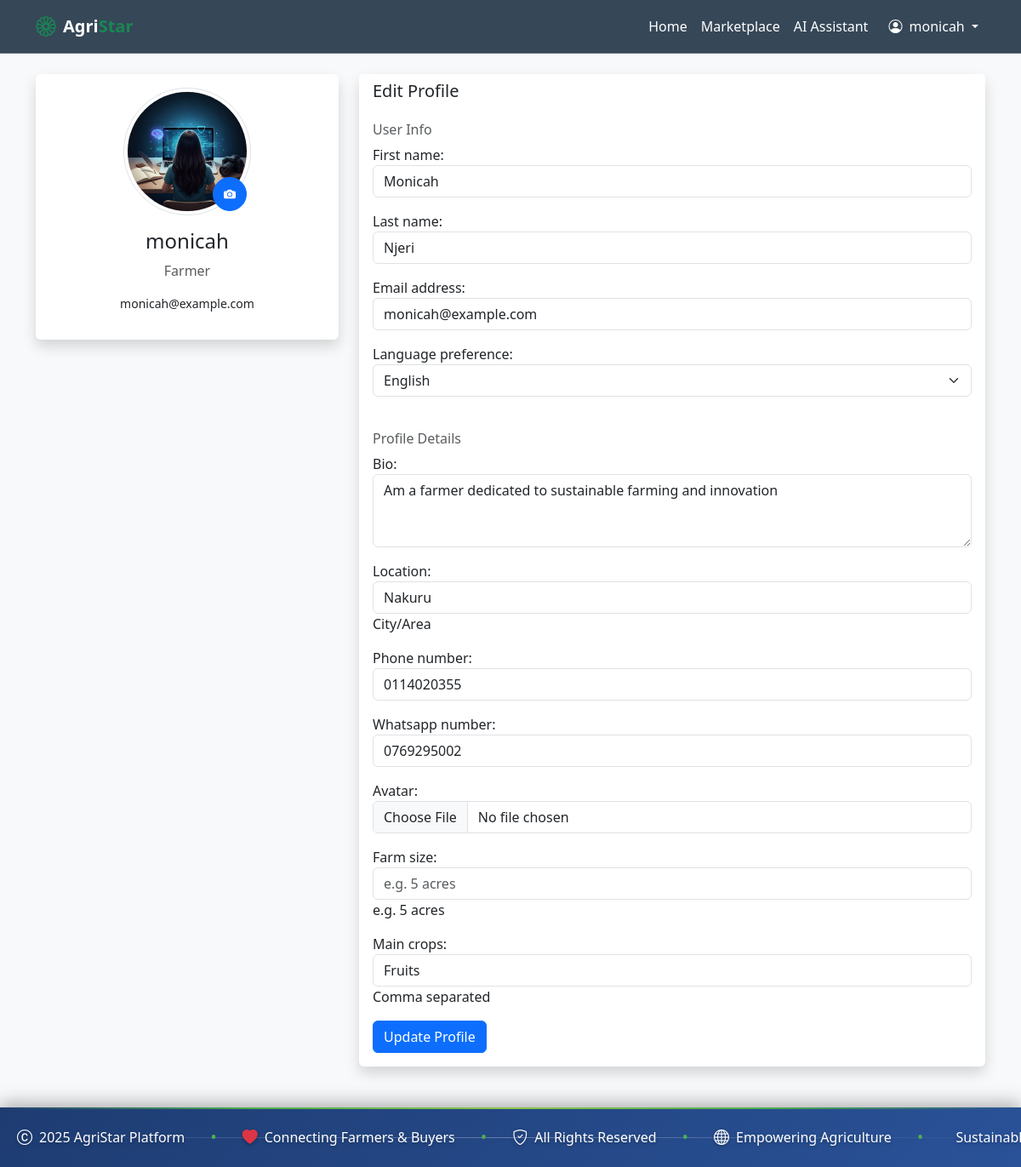
The app's page /users/profile/edit/ (signed in), older data.
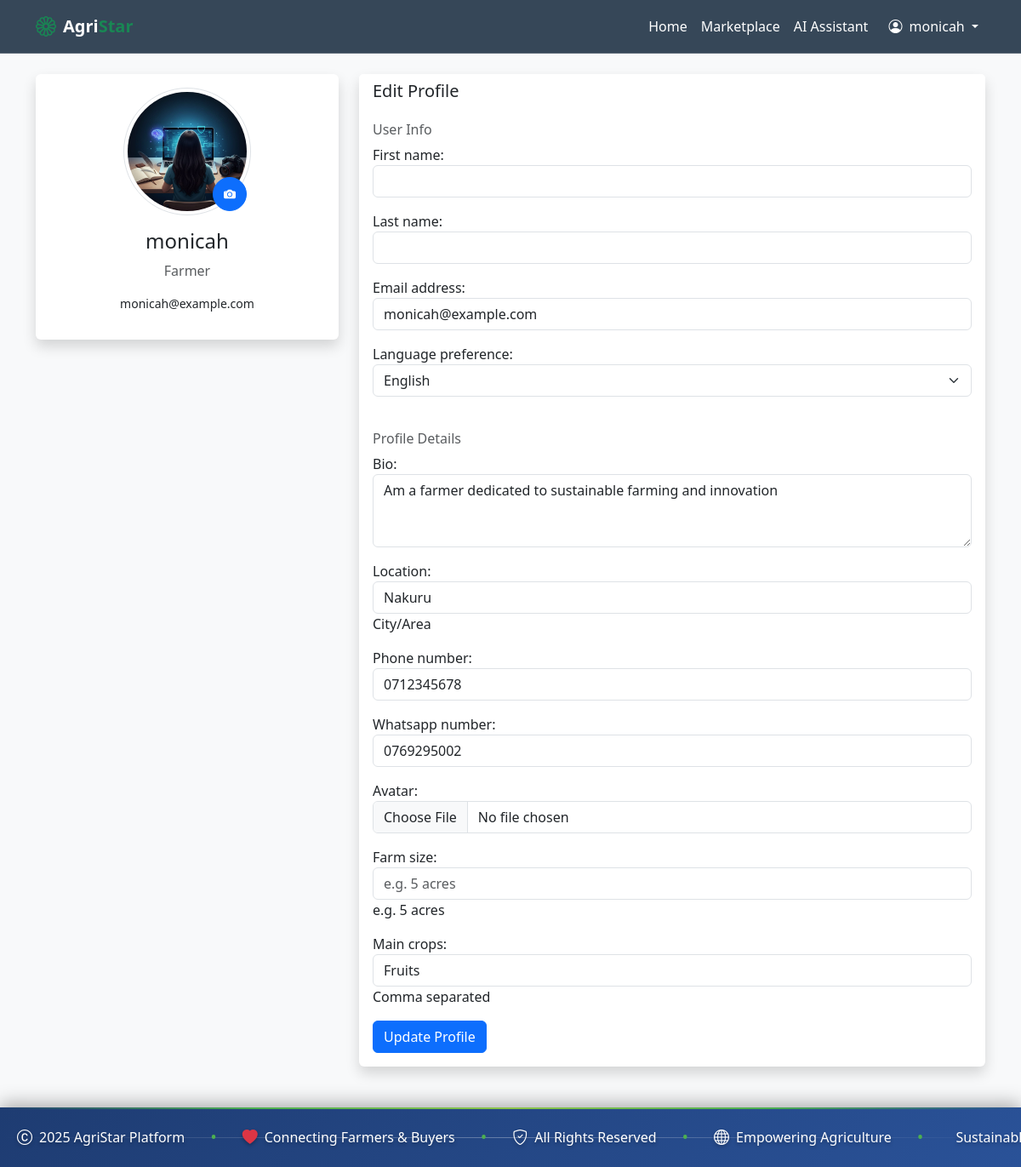
The same page, newer data.
### users/models.py (models this page shows, shortened)
class User(AbstractUser):
    class Role(models.TextChoices):
        FARMER = 'FARMER', _('Farmer')
        BUYER = 'BUYER', _('Buyer')
        SUPPLIER = 'SUPPLIER', _('Supplier')
        RIDER = 'RIDER', _('Rider')
        ADMIN = 'ADMIN', _('Admin')
    role = models.CharField(
        max_length=20,
        choices=Role.choices,
        default=Role.FARMER
    )
    language_preference = models.CharField(
        max_length=10,
        choices=[('en', 'English'), ('sw', 'Kiswahili')],
        default='en'
    )

class Profile(models.Model):
    user = models.OneToOneField(User, on_delete=models.CASCADE, related_name='profile')
    display_name = models.CharField(max_length=100, blank=True, help_text="Public name to show (e.g. Farm Name)")
    bio = models.TextField(blank=True, max_length=500)
    location = models.CharField(max_length=100, blank=True, help_text="City/Area")
    address = models.CharField(max_length=200, blank=True, help_text="Street address")
    phone_number = models.CharField(max_length=20, blank=True)
    whatsapp_number = models.CharField(max_length=20, blank=True)
    avatar = models.ImageField(upload_to='avatars/', default='avatars/default.png')
    is_verified = models.BooleanField(default=False)
    latitude = models.DecimalField(max_digits=9, decimal_places=6, null=True, blank=True)
    longitude = models.DecimalField(max_digits=9, decimal_places=6, null=True, blank=True)
    county = models.ForeignKey('County', on_delete=models.SET_NULL, null=True, blank=True)
    sub_county = models.ForeignKey('SubCounty', on_delete=models.SET_NULL, null=True, blank=True)
    ward = models.ForeignKey('Ward', on_delete=models.SET_NULL, null=True, blank=True)
    farm_size = models.CharField(max_length=50, blank=True, help_text="e.g. 5 acres")
    main_crops = models.CharField(max_length=200, blank=True, help_text="Comma separated")
    company_name = models.CharField(max_length=100, blank=True)
    buyer_type = models.CharField(
        max_length=50,
        blank=True,
        choices=[
            ('MARKETPLACE', 'Marketplace Seller'),
            ('INDIVIDUAL', 'Individual Consumer'),
            ('RESTAURANT', 'Restaurant/Hotel'),
            ('RETAILER', 'Retail Shop'),
        ],
        help_text="Type of buyer"
    )
    favorite_farmers = models.ManyToManyField(
        User,
        related_name='favorited_by_buyers',
        blank=True,
    )
    business_name = models.CharField(max_length=100, blank=True, help_text="For marketplace sellers/businesses")
    marketplace_location = models.CharField(max_length=200, blank=True, help_text="Where your marketplace/business is located")

### users/views.py (the view)
# urls.py: path('profile/edit/', views.edit_profile, name='edit_profile'),
@login_required
def edit_profile(request):
    if request.method == 'POST':
        u_form = UserUpdateForm(request.POST, instance=request.user)
        p_form = ProfileUpdateForm(request.POST, request.FILES, instance=request.user.profile)
        if u_form.is_valid() and p_form.is_valid():
            u_form.save()
            p_form.save()
            messages.success(request, f'Your account has been updated!')
            return redirect('profile')
    else:
        u_form = UserUpdateForm(instance=request.user)
        p_form = ProfileUpdateForm(instance=request.user.profile)
    context = {
        'u_form': u_form,
        'p_form': p_form
    }
    return render(request, 'users/profile_edit.html', context)

### users/forms.py
class UserUpdateForm(forms.ModelForm):
    class Meta:
        model = User
        fields = ['first_name', 'last_name', 'email', 'language_preference']
        widgets = {
            'first_name': forms.TextInput(attrs={'class': 'form-control'}),
            'last_name': forms.TextInput(attrs={'class': 'form-control'}),
            'email': forms.EmailInput(attrs={'class': 'form-control'}),
            'language_preference': forms.Select(attrs={'class': 'form-select'}),
        }

### templates/users/profile_edit.html (shortened to what this page needs)
{% extends 'base.html' %}
{% load static %}
{% block content %}
<div class="row">
    <div class="col-md-4 mb-4">
        <div class="card shadow border-0">
            <div class="card-body text-center">
                <div class="position-relative d-inline-block mb-3">
                    <img src="{{ user.profile.avatar.url }}" id="profilePhoto" class="rounded-circle img-thumbnail"
                        style="width: 150px; height: 150px; object-fit: cover;">
                    <button type="button" class="btn btn-primary btn-sm rounded-circle position-absolute"
                        style="bottom: 5px; right: 5px; width: 40px; height: 40px; padding: 0;" data-bs-toggle="modal"
                        data-bs-target="#photoOptionsModal">
                        <i class="bi bi-camera-fill"></i>
                    </button>
                </div>
                <h4>{{ user.username }}</h4>
                <p class="text-muted">{{ user.get_role_display }}</p>
                <p class="small">{{ user.email }}</p>
            </div>
        </div>
    </div>
    <div class="col-md-8">
        <div class="card shadow border-0">
            <div class="card-header bg-white border-0">
                <h5 class="mb-0">Edit Profile</h5>
            </div>
            <div class="card-body">
                <form method="POST" enctype="multipart/form-data">
                    <fieldset class="mb-4">
                        <legend class="h6 text-muted">User Info</legend>
                        {{ u_form.as_p }}
                    </fieldset>
                    <fieldset>
                        <legend class="h6 text-muted">Profile Details</legend>
                        {{ p_form.as_p }}
                    </fieldset>
                    <button type="submit" class="btn btn-primary">Update Profile</button>
                </form>
            </div>
        </div>
    </div>
</div>
{% endblock %}

### templates/base.html (shortened to what this page needs)
<!DOCTYPE html>
{% load static %}
<html lang="en">
<head>
    <link href="https://cdn.jsdelivr.net/npm/bootstrap@5.3.0/dist/css/bootstrap.min.css" rel="stylesheet">
    <link rel="stylesheet" href="https://cdn.jsdelivr.net/npm/bootstrap-icons@1.11.1/font/bootstrap-icons.css">
    <link rel="stylesheet" href="https://cdnjs.cloudflare.com/ajax/libs/animate.css/4.1.1/animate.min.css" />
    <link rel="stylesheet" href="{% static 'css/style.css' %}">
</head>
<body class="d-flex flex-column min-vh-100">
    <nav class="navbar navbar-expand-lg navbar-dark sticky-top glass-card rounded-0 border-top-0 border-start-0 border-end-0 mb-0"
        style="background: rgba(44, 62, 80, 0.95) !important; z-index: 1000;">
        <div class="container">
            <a class="navbar-brand fw-bold d-flex align-items-center gap-2" href="{% url 'home' %}">
                <i class="bi bi-flower1 text-success fs-4"></i>
                <span class="text-white">Agri<span class="text-success">Star</span></span>
            </a>
            <div class="collapse navbar-collapse" id="navbarNav">
                <ul class="navbar-nav ms-auto align-items-center">
                    <li class="nav-item">
                        <a class="nav-link text-white" href="{% url 'home' %}">Home</a>
                    </li>
                    {% if user.role != 'RIDER' %}
                    <li class="nav-item">
                        <a class="nav-link text-white" href="{% url 'product_list' %}">Marketplace</a>
                    </li>
                    <li class="nav-item">
                        <a class="nav-link text-white" href="{% url 'ai_assistant_index' %}">AI Assistant</a>
                    </li>
                    {% endif %}
                    {% if user.is_authenticated %}
                    <li class="nav-item dropdown">
                        <a class="nav-link dropdown-toggle text-white btn btn-sm btn-outline-light border-0 ms-2"
                            href="#" role="button" data-bs-toggle="dropdown">
                            <i class="bi bi-person-circle me-1"></i> {{ user.username }}
                        </a>
                    </li>
                    {% endif %}
                </ul>
            </div>
        </div>
    </nav>
    <div class="container mt-4 flex-grow-1">
        {% block content %}{% endblock %}
    </div>
    <footer class="modern-footer mt-5">
        <div class="footer-content">
            <div class="scrolling-text-container">
                <div class="scrolling-text">
                    <span class="footer-item">
                        <i class="bi bi-c-circle"></i> 2025 AgriStar Platform
                    </span>
                    <span class="footer-separator">•</span>
                    <span class="footer-item">
                        <i class="bi bi-heart-fill text-danger"></i> Connecting Farmers & Buyers
                    </span>
                    <span class="footer-separator">•</span>
                    <span class="footer-item">
                        <i class="bi bi-shield-check"></i> All Rights Reserved
                    </span>
                    <span class="footer-separator">•</span>
                    <span class="footer-item">
                        <i class="bi bi-globe"></i> Empowering Agriculture
                    </span>
                    <span class="footer-separator">•</span>
                    <span class="footer-item">
                         Sustainable Farming Solutions
                    </span>
                </div>
            </div>
        </div>
    </footer>
</body>
</html>

Row changes from the older to the newer data that the page shows:
changed User "monicah": first_name "Monicah" → (not shown); last_name "Njeri" → (not shown)
changed Profile "Am a farmer dedicated to sustainable farming and innovation": phone_number "0114020355" → "0712345678"
